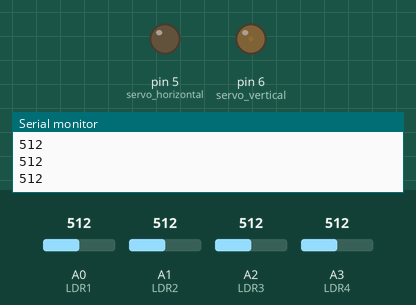
A sketch run on a simulated Arduino Uno, built with avr-gcc and run on an emulated ATmega328P. Shown: output pins drawn as LEDs (lit = HIGH), the last lines printed to the serial monitor. The inputs (shaded band) are chosen by the test bench; at power-on: A3 (LDR4) = 512, A0 (LDR1) = 512, A1 (LDR2) = 512, A2 (LDR3) = 512.

Above: at 1.2 s.
1.3 s: A3 (LDR4) set to 716
At 1.46 s:
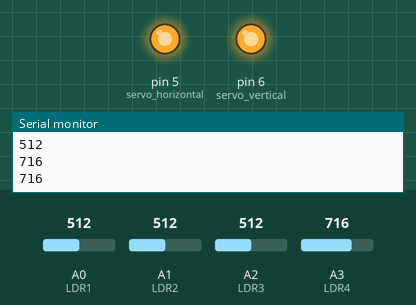
4.3 s: A0 (LDR1) set to 716
7.3 s: A1 (LDR2) set to 716
At 7.51 s:
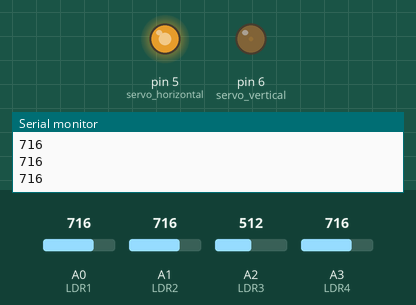
10.3 s: A2 (LDR3) set to 716
11.8 s: A0 (LDR1) set to 992
At 11.95 s:
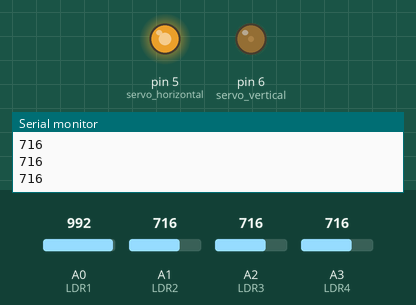
14.8 s: A3 (LDR4) set to 992
At 14.98 s:
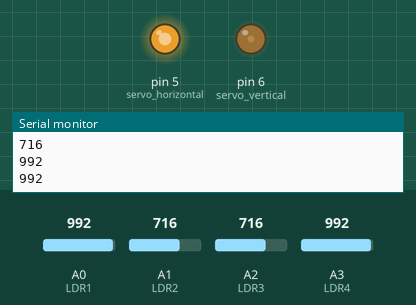
Timing chart, 0 to 20.7 s (numbered marks = the images above; inputs shaded):
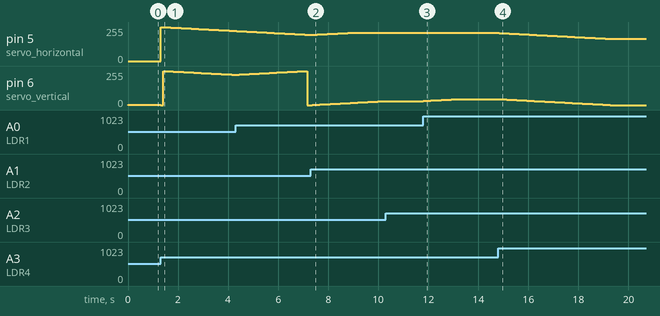

Measured:
- after the input at 1.3 s, pin 5 (servo_horizontal): 0/255 → 255/255 at once, → 254/255 0.10 s later, → 253/255 0.10 s later, → 252/255 0.10 s later, … (30 changes in this stretch); pin 6 (servo_vertical): 1/255 → 0/255 at once, → 255/255 0.10 s later, → 254/255 0.10 s later, → 253/255 0.10 s later, … (30 changes in this stretch)
- after the input at 7.3 s, pin 6 (servo_vertical): moves from 0/255 to 30/255 over 2.9 s, starting after 0.07 s
- after the input at 10.3 s, pin 6 (servo_vertical): stays 30/255 (without the input it goes to 31/255 after 0.09 s)
- after the input at 11.8 s, pin 6 (servo_vertical): moves from 30/255 to 45/255 over 1.4 s, starting at once
- after the input at 14.8 s, pin 5 (servo_horizontal): moves from 211/255 to 166/255 over 4.4 s, starting at once; pin 6 (servo_vertical): moves from 45/255 to 0/255 over 4.4 s, starting at once

The sketch:

code_generation.ino
```cpp
#include "solar.h"
#define LDR1             A0
#define LDR2             A1
#define LDR3             A2
#define LDR4             A3
#define servo_horizontal 5
#define servo_vertical   6
void setup() {
  solar_initialize();
  pinMode(LDR1,INPUT);
  pinMode(LDR2,INPUT);
  pinMode(LDR3,INPUT);
  pinMode(LDR4,INPUT);
  pinMode(servo_horizontal,OUTPUT);
  pinMode(servo_vertical,OUTPUT);
  Serial.begin(9600);
}

void loop() {
  rtU.LR1=analogRead(LDR1);
  rtU.LR2=analogRead(LDR2);
  rtU.LR3=analogRead(LDR3);
  rtU.LR4=analogRead(LDR4);
  solar_step();

  analogWrite(servo_horizontal,rtY.servo_Right_Left);
  analogWrite(servo_vertical,rtY.servo_Up_Down);
  int s = analogRead(LDR4);
  Serial.println(s);
  delay(100);
}
```

rtwtypes.h
```cpp
/*
 * File: rtwtypes.h
 *
 * Code generated for Simulink model 'solar'.
 *
 * Model version                  : 1.9
 * Simulink Coder version         : 9.8 (R2022b) 13-May-2022
 * C/C++ source code generated on : Thu Dec 21 02:12:43 2023
 *
 * Target selection: ert.tlc
 * Embedded hardware selection: Atmel->AVR
 * Code generation objectives:
 *    1. Execution efficiency
 *    2. RAM efficiency
 * Validation result: Not run
 */

#ifndef RTWTYPES_H
#define RTWTYPES_H

/* Logical type definitions */
#if (!defined(__cplusplus))
#ifndef false
#define false                          (0U)
#endif

#ifndef true
#define true                           (1U)
#endif
#endif

/*=======================================================================*
 * Target hardware information
 *   Device type: Atmel->AVR
 *   Number of bits:     char:   8    short:   16    int:  16
 *                       long:  32    long long:  64
 *                       native word size:   8
 *   Byte ordering: LittleEndian
 *   Signed integer division rounds to: Zero
 *   Shift right on a signed integer as arithmetic shift: on
 *=======================================================================*/

/*=======================================================================*
 * Fixed width word size data types:                                     *
 *   int8_T, int16_T, int32_T     - signed 8, 16, or 32 bit integers     *
 *   uint8_T, uint16_T, uint32_T  - unsigned 8, 16, or 32 bit integers   *
 *   real32_T, real64_T           - 32 and 64 bit floating point numbers *
 *=======================================================================*/
typedef signed char int8_T;
typedef unsigned char uint8_T;
typedef int int16_T;
typedef unsigned int uint16_T;
typedef long int32_T;
typedef unsigned long uint32_T;
typedef long long int64_T;
typedef unsigned long long uint64_T;
typedef float real32_T;
typedef double real64_T;

/*===========================================================================*
 * Generic type definitions: boolean_T, char_T, byte_T, int_T, uint_T,       *
 *                           real_T, time_T, ulong_T, ulonglong_T.           *
 *===========================================================================*/
typedef double real_T;
typedef double time_T;
typedef unsigned char boolean_T;
typedef int int_T;
typedef unsigned int uint_T;
typedef unsigned long ulong_T;
typedef unsigned long long ulonglong_T;
typedef char char_T;
typedef unsigned char uchar_T;
typedef char_T byte_T;

/*=======================================================================*
 * Min and Max:                                                          *
 *   int8_T, int16_T, int32_T     - signed 8, 16, or 32 bit integers     *
 *   uint8_T, uint16_T, uint32_T  - unsigned 8, 16, or 32 bit integers   *
 *=======================================================================*/
#define MAX_int8_T                     ((int8_T)(127))
#define MIN_int8_T                     ((int8_T)(-128))
#define MAX_uint8_T                    ((uint8_T)(255U))
#define MAX_int16_T                    ((int16_T)(32767))
#define MIN_int16_T                    ((int16_T)(-32768))
#define MAX_uint16_T                   ((uint16_T)(65535U))
#define MAX_int32_T                    ((int32_T)(2147483647L))
#define MIN_int32_T                    ((int32_T)(-2147483647L-1L))
#define MAX_uint32_T                   ((uint32_T)(0xFFFFFFFFUL))
#define MAX_int64_T                    ((int64_T)(9223372036854775807LL))
#define MIN_int64_T                    ((int64_T)(-9223372036854775807LL-1LL))
#define MAX_uint64_T                   ((uint64_T)(0xFFFFFFFFFFFFFFFFULL))

/* Block D-Work pointer type */
typedef void * pointer_T;

#endif                                 /* RTWTYPES_H */

/*
 * File trailer for generated code.
 *
 * [EOF]
 */
```

solar.cpp
```cpp
/*
 * File: solar.c
 *
 * Code generated for Simulink model 'solar'.
 *
 * Model version                  : 1.9
 * Simulink Coder version         : 9.8 (R2022b) 13-May-2022
 * C/C++ source code generated on : Thu Dec 21 02:12:43 2023
 *
 * Target selection: ert.tlc
 * Embedded hardware selection: Atmel->AVR
 * Code generation objectives:
 *    1. Execution efficiency
 *    2. RAM efficiency
 * Validation result: Not run
 */

#include "solar.h"
#include "rtwtypes.h"

/* Block signals and states (default storage) */
DW rtDW;

/* External inputs (root inport signals with default storage) */
ExtU rtU;

/* External outputs (root outports fed by signals with default storage) */
ExtY rtY;

/* Real-time model */
static RT_MODEL rtM_;
RT_MODEL *const rtM = &rtM_;

/* Forward declaration for local functions */
static void Servo_Angle(real_T angle);
static void Servo_Angle_up(real_T angle);

/* Function for Chart: '<Root>/Chart' */
static void Servo_Angle(real_T angle)
{
  /* Update for Outport: '<Root>/servo_Right_Left' */
  if ((rtY.servo_Right_Left > angle) && (rtY.servo_Right_Left != angle)) {
    rtY.servo_Right_Left--;
  } else if ((rtY.servo_Right_Left < angle) && (rtY.servo_Right_Left != angle))
  {
    rtY.servo_Right_Left++;
  }

  /* End of Update for Outport: '<Root>/servo_Right_Left' */
}

/* Function for Chart: '<Root>/Chart' */
static void Servo_Angle_up(real_T angle)
{
  /* Update for Outport: '<Root>/servo_Up_Down' */
  if ((rtY.servo_Up_Down > angle) && (rtY.servo_Up_Down != angle)) {
    rtY.servo_Up_Down--;
  } else if ((rtY.servo_Up_Down < angle) && (rtY.servo_Up_Down != angle)) {
    rtY.servo_Up_Down++;
  }

  /* End of Update for Outport: '<Root>/servo_Up_Down' */
}

/* Model step function */
void solar_step(void)
{
  real_T tmp;
  real_T tmp_0;
  boolean_T out;

  /* Outport: '<Root>/servo_Right_Left' incorporates:
   *  Chart: '<Root>/Chart'
   *  UnitDelay: '<Root>/Unit Delay'
   */
  rtY.servo_Right_Left = rtDW.UnitDelay_DSTATE;

  /* Outport: '<Root>/servo_Up_Down' incorporates:
   *  Chart: '<Root>/Chart'
   *  UnitDelay: '<Root>/Unit Delay1'
   */
  rtY.servo_Up_Down = rtDW.UnitDelay1_DSTATE;

  /* Chart: '<Root>/Chart' incorporates:
   *  Inport: '<Root>/LR1'
   *  Inport: '<Root>/LR2'
   *  Inport: '<Root>/LR3'
   *  Inport: '<Root>/LR4'
   */
  if (rtDW.is_active_c3_solar == 0U) {
    rtDW.is_active_c3_solar = 1U;
    Servo_Angle(0.0);
    Servo_Angle_up(90.0);
  } else {
    tmp = (rtU.LR1 + rtU.LR2) / 2.0;
    tmp_0 = (rtU.LR3 + rtU.LR4) / 2.0;
    if (tmp > tmp_0) {
      out = ((rtU.LR1 + rtU.LR4) / 2.0 > (rtU.LR2 + rtU.LR3) / 2.0);
    } else {
      out = false;
    }

    if (out) {
      Servo_Angle(-45.0);
      Servo_Angle_up(45.0);
    } else {
      if (tmp < tmp_0) {
        out = ((rtU.LR1 + rtU.LR4) / 2.0 == (rtU.LR2 + rtU.LR3) / 2.0);
      }

      if (out) {
        Servo_Angle(0.0);
        Servo_Angle_up(-90.0);
      } else {
        if (tmp > tmp_0) {
          out = ((rtU.LR1 + rtU.LR4) / 2.0 == (rtU.LR2 + rtU.LR3) / 2.0);
        }

        if (out) {
          Servo_Angle(0.0);
          Servo_Angle_up(90.0);
        } else {
          if (tmp < tmp_0) {
            out = ((rtU.LR1 + rtU.LR4) / 2.0 > (rtU.LR2 + rtU.LR3) / 2.0);
          }

          if (out) {
            Servo_Angle(-45.0);
            Servo_Angle_up(-45.0);
          } else {
            if (tmp < tmp_0) {
              out = ((rtU.LR1 + rtU.LR4) / 2.0 < (rtU.LR2 + rtU.LR3) / 2.0);
            }

            if (out) {
              Servo_Angle(45.0);
              Servo_Angle_up(-45.0);
            } else {
              if (tmp > tmp_0) {
                out = ((rtU.LR1 + rtU.LR4) / 2.0 < (rtU.LR2 + rtU.LR3) / 2.0);
              }

              if (out) {
                Servo_Angle(45.0);
                Servo_Angle_up(45.0);
              } else {
                if (tmp == tmp_0) {
                  out = ((rtU.LR1 + rtU.LR4) / 2.0 > (rtU.LR2 + rtU.LR3) / 2.0);
                }

                if (out) {
                  Servo_Angle(-90.0);
                  Servo_Angle_up(0.0);
                } else {
                  if (tmp == tmp_0) {
                    out = ((rtU.LR1 + rtU.LR4) / 2.0 < (rtU.LR2 + rtU.LR3) / 2.0);
                  }

                  if (out) {
                    Servo_Angle(90.0);
                    Servo_Angle_up(0.0);
                  }
                }
              }
            }
          }
        }
      }
    }
  }

  /* Update for UnitDelay: '<Root>/Unit Delay1' incorporates:
   *  Outport: '<Root>/servo_Up_Down'
   */
  rtDW.UnitDelay1_DSTATE = rtY.servo_Up_Down;

  /* Update for UnitDelay: '<Root>/Unit Delay' incorporates:
   *  Outport: '<Root>/servo_Right_Left'
   */
  rtDW.UnitDelay_DSTATE = rtY.servo_Right_Left;
}

/* Model initialize function */
void solar_initialize(void)
{
  /* (no initialization code required) */
}

/*
 * File trailer for generated code.
 *
 * [EOF]
 */
```

solar.h
```cpp
/*
 * File: solar.h
 *
 * Code generated for Simulink model 'solar'.
 *
 * Model version                  : 1.9
 * Simulink Coder version         : 9.8 (R2022b) 13-May-2022
 * C/C++ source code generated on : Thu Dec 21 02:12:43 2023
 *
 * Target selection: ert.tlc
 * Embedded hardware selection: Atmel->AVR
 * Code generation objectives:
 *    1. Execution efficiency
 *    2. RAM efficiency
 * Validation result: Not run
 */

#ifndef RTW_HEADER_solar_h_
#define RTW_HEADER_solar_h_
#ifndef solar_COMMON_INCLUDES_
#define solar_COMMON_INCLUDES_
#include "rtwtypes.h"
#endif                                 /* solar_COMMON_INCLUDES_ */

#include <stddef.h>

/* Macros for accessing real-time model data structure */
#ifndef rtmGetErrorStatus
#define rtmGetErrorStatus(rtm)         ((rtm)->errorStatus)
#endif

#ifndef rtmSetErrorStatus
#define rtmSetErrorStatus(rtm, val)    ((rtm)->errorStatus = (val))
#endif

#define solar_M                        (rtM)

/* Forward declaration for rtModel */
typedef struct tag_RTM RT_MODEL;

/* Block signals and states (default storage) for system '<Root>' */
typedef struct {
  real_T UnitDelay1_DSTATE;            /* '<Root>/Unit Delay1' */
  real_T UnitDelay_DSTATE;             /* '<Root>/Unit Delay' */
  uint8_T is_active_c3_solar;          /* '<Root>/Chart' */
} DW;

/* External inputs (root inport signals with default storage) */
typedef struct {
  real_T LR1;                          /* '<Root>/LR1' */
  real_T LR2;                          /* '<Root>/LR2' */
  real_T LR3;                          /* '<Root>/LR3' */
  real_T LR4;                          /* '<Root>/LR4' */
} ExtU;

/* External outputs (root outports fed by signals with default storage) */
typedef struct {
  real_T servo_Right_Left;             /* '<Root>/servo_Right_Left' */
  real_T servo_Up_Down;                /* '<Root>/servo_Up_Down' */
} ExtY;

/* Real-time Model Data Structure */
struct tag_RTM {
  const char_T * volatile errorStatus;
};

/* Block signals and states (default storage) */
extern DW rtDW;

/* External inputs (root inport signals with default storage) */
extern ExtU rtU;

/* External outputs (root outports fed by signals with default storage) */
extern ExtY rtY;

/* Model entry point functions */
extern void solar_initialize(void);
extern void solar_step(void);

/* Real-time Model object */
extern RT_MODEL *const rtM;
extern volatile boolean_T stopRequested;
extern volatile boolean_T runModel;

/*-
 * The generated code includes comments that allow you to trace directly
 * back to the appropriate location in the model.  The basic format
 * is <system>/block_name, where system is the system number (uniquely
 * assigned by Simulink) and block_name is the name of the block.
 *
 * Use the MATLAB hilite_system command to trace the generated code back
 * to the model.  For example,
 *
 * hilite_system('<S3>')    - opens system 3
 * hilite_system('<S3>/Kp') - opens and selects block Kp which resides in S3
 *
 * Here is the system hierarchy for this model
 *
 * '<Root>' : 'solar'
 * '<S1>'   : 'solar/Chart'
 */
#endif                                 /* RTW_HEADER_solar_h_ */

/*
 * File trailer for generated code.
 *
 * [EOF]
 */
```
